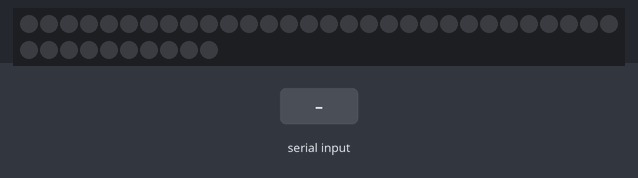
The sketch below on a simulated Arduino Uno, built with avr-gcc and run on an emulated ATmega328P. Shown: 40 RGB LEDs in strip order, left to right, continuing on the next row. The inputs (shaded band) are chosen by the test bench. Dim RGB values are drawn brighter than linear; what the sketch prints to the serial monitor is not drawn.

Above: at 4.2 s.
4.3 s: "D" received over Serial
At 4.47 s:
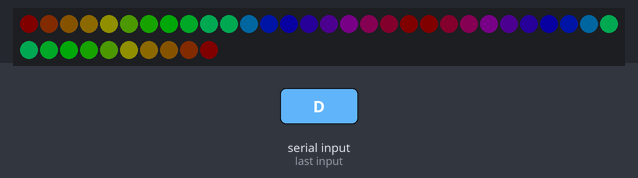
6.7 s: "C" received over Serial
At 7.86 s:
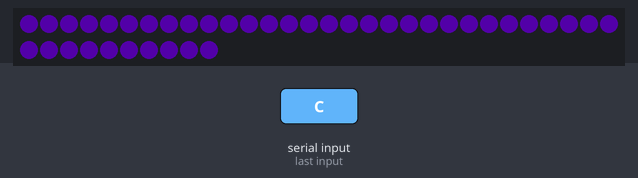
9.2 s: "E" received over Serial
At 9.36 s:
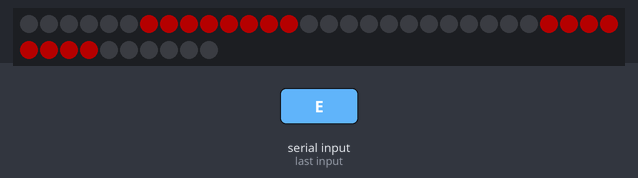
11.6 s: "G" received over Serial
At 11.79 s:
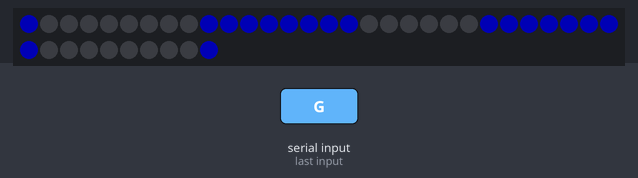
14.0 s: "I" received over Serial
At 14.43 s:
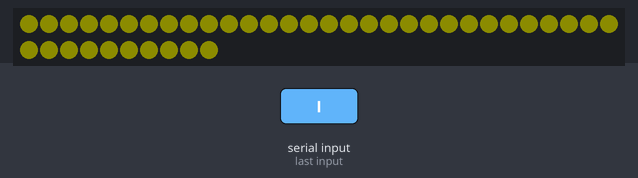
15.7 s: "J" received over Serial
At 17.63 s:
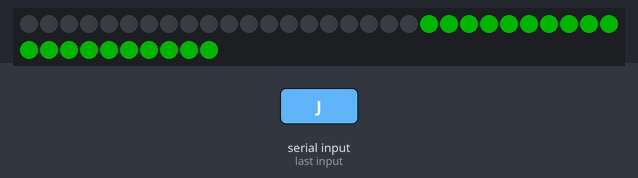

Measured:
- after the input at 4.3 s, the LEDs: change at once (image 1)
- after the input at 6.7 s, the LEDs: first differ from a run without the input after 0.27 s (image 2)
- after the input at 9.2 s, the LEDs: change at once (image 3)
- after the input at 11.6 s, the LEDs: change after 0.05 s (image 4)
- after the input at 14.0 s, the LEDs: first change after 0.08 s (image 5 shows a later state)
- after the input at 15.7 s, the LEDs: first differ from a run without the input after 0.87 s (image 6 shows a later state)

The sketch:

FRCLights.ino
```cpp
#include <FastLED.h>

#define LED_PIN     5
#define NUM_LEDS    40
#define BRIGHTNESS  64
#define LED_TYPE    WS2811
#define COLOR_ORDER GRB
CRGB leds[NUM_LEDS];

CHSV colorPatternLeft[20]; // LEDs 20 - 39
CHSV colorPatternRight[20]; // LEDs 0 - 19

int currentIndex;
int currentDirection;
int currentSpeed;

int temporaryStateTimer;

char currentPattern;
char previousPattern;

bool wrap;
bool useTimer;

#define CONVEYOR_SPEED  100

void setup()
{
    delay( 3000 ); // power-up safety delay
    FastLED.addLeds<LED_TYPE, LED_PIN, COLOR_ORDER>(leds, NUM_LEDS).setCorrection( TypicalLEDStrip );
    FastLED.setBrightness(  BRIGHTNESS );

    Serial.begin(9600);
    Serial.println("<Arduino is ready>");

    currentIndex = 0;
    currentDirection = 1;
    currentSpeed = 30;

    currentPattern = '-';
    setNoPattern();
}

void loop()
{
  RunPattern();

  if (Serial.available() > 0 && !useTimer) {
    char receivedChar = Serial.read();
    if (currentPattern != receivedChar) {
      previousPattern = currentPattern;
      currentPattern = receivedChar;
    }

    NewPattern();
  }

  temporaryStateTimer -= 1;
  if (temporaryStateTimer < 0 && useTimer) {
    currentPattern = previousPattern;
    NewPattern();
  }

  FillLEDs();

  FastLED.show();
  FastLED.delay(1000 / currentSpeed);

}

void FillLEDs()
{
  if (wrap) {
    for (int i = 0; i < 20; i++) {
      unsigned int index = (i + currentIndex);
      index = index % 20;
      leds[39 - i] = colorPatternLeft[index];
      leds[i] = colorPatternRight[index];
    }
  }
  else {
    for (int i = 0; i < 20; i++) {
      leds[39 - i] = CHSV(0, 0, 0);
      leds[i] = CHSV(0, 0, 0);
    }
    for (int i = 0; i < 20; i++) {
      if ((i + currentIndex) < 20 && (i + currentIndex) >= 0) {
        leds[39 - i] = colorPatternLeft[(i + currentIndex)];
        leds[i] = colorPatternRight[(i + currentIndex)];
      }
    }
  }
}

void RunPattern()
{
  switch(currentPattern) {
    case 'C':  // Requesting cube drop - Purple Blinking
      runBlinkPatternC();
      break;
    case 'D':  // Rave
      runBounce();
      break;
    case 'E':  // Red moving conveyor down
    case 'F':  // Red moving conveyor up
    case 'G':  // Blue moving conveyor down
    case 'H':  // Blue moving conveyor up
      runShift();
      break;
    case 'I':  // 30 seconds left - yellow pulsing
      runPulse();
      break;
    case 'J':
      runBlinkPatternJ();
      break;
    case 'K':
      runBlinkPatternK();
      break;
    default:  // null state
      break;
  }
}

void runShift()
{

  currentIndex += currentDirection;

}

void runBounce()
{

  currentIndex += currentDirection;

  if (currentIndex >= 9) {
    currentDirection = -1;
  }
  else if (currentIndex <= -9) {
    currentDirection = 1;
  }

}

void runBlinkPatternC()
{

  switch(temporaryStateTimer) {
    case 8:
    case 6:
    case 4:
    case 2:
    case 1:
    case 0:
      setPatternC();
      break;
    default:
      setNoPattern();
      break;
  }

}

void runBlinkPatternJ()
{

  switch(temporaryStateTimer) {
    case 8:
    case 6:
    case 4:
    case 2:
    case 1:
    case 0:
      setPatternJ();
      break;
    default:
      setNoPattern();
      break;
  }

}

void runBlinkPatternK()
{

  switch(temporaryStateTimer) {
    case 8:
    case 6:
    case 4:
    case 2:
    case 1:
    case 0:
      setPatternK();
      break;
    default:
      setNoPattern();
      break;
  }

}

void runPulse()
{

  int num = temporaryStateTimer % 100;
  if (num >= 50) {
    num = 100 - num;
  }

  int value = 105 + num * 1.5;

  for (int i = 0; i < 20; i++) {
    if (colorPatternLeft[i].value != 0) {
      colorPatternLeft[i].value = value;
    }
    if (colorPatternRight[i].value != 0) {
      colorPatternRight[i].value = value;
    }
  }

}

void NewPattern()
{

  currentIndex = 0;
  currentDirection = 0;
  currentSpeed = 1000;
  wrap = false;
  useTimer = false;

  setNoPattern();

  switch(currentPattern) {
    case 'A':  // Red alliance normal state - solid red
      setPatternA();
      break;
    case 'B':  // Blue alliance normal state - solid blue
      setPatternB();
      break;
    case 'C':  // Requesting cube drop - purple blinking
      temporaryStateTimer = 9;
      useTimer = true;
      currentSpeed = 8;
      break;
    case 'D':  // Rave - rainbow bouncing
      setPatternD();
      temporaryStateTimer = 200;
      useTimer = true;
      currentSpeed = 100;
      currentDirection = 1;
      break;
    case 'E':  // Red conveyor moving down - red shifting down
      setPatternE();
      wrap = true;
      currentSpeed = CONVEYOR_SPEED;
      currentDirection = -1;
      break;
    case 'F':  // Red conveyor moving up - red shifting up
      setPatternE();
      wrap = true;
      currentSpeed = CONVEYOR_SPEED;
      currentDirection = 1;
      break;
    case 'G':  // Blue conveyor moving down - red shifting down
      setPatternG();
      wrap = true;
      currentSpeed = CONVEYOR_SPEED;
      currentDirection = -1;
      break;
    case 'H':  // Blue conveyor moving up - red shifting up
      setPatternG();
      wrap = true;
      currentSpeed = CONVEYOR_SPEED;
      currentDirection = 1;
      break;
    case 'I':  // 30 seconds left - yellow pulsing
      setPatternI();
      temporaryStateTimer = 200;
      useTimer = true;
      currentSpeed = 100;
      break;
    case 'J':  // Auto switch on left - left side blink green
      temporaryStateTimer = 9;
      useTimer = true;
      currentSpeed = 8;
      break;
    case 'K':  // Auto switch on right - right side blink green
      temporaryStateTimer = 9;
      useTimer = true;
      currentSpeed = 8;
      break;
    default:  // null state
      setNoPattern();
      break;
  }
}

void setNoPattern()
{
  for (int i = 0; i < 20; i++) {
    colorPatternLeft[i] = CHSV(0, 0, 0);
    colorPatternRight[i] = CHSV(0, 0, 0);
  }
}

void setPatternA()
{
  for (int i = 0; i < 20; i++) {
    colorPatternLeft[i] = CHSV(0, 255, 255);
    colorPatternRight[i] = CHSV(0, 255, 255);
  }
}

void setPatternB()
{
  for (int i = 0; i < 20; i++) {
    colorPatternLeft[i] = CHSV(160, 255, 255);
    colorPatternRight[i] = CHSV(160, 255, 255);
  }
}

void setPatternC()
{
  for (int i = 0; i < 20; i++) {
    colorPatternLeft[i] = CHSV(192, 255, 255);
    colorPatternRight[i] = CHSV(192, 255, 255);
  }
}

void setPatternD()
{
  for (int i = 0; i < 10; i++) {
    colorPatternLeft[9-i] = CHSV(128 - 13*i, 255, 255 - 20*i);
    colorPatternRight[9-i] = CHSV(128 - 13*i, 255, 255 - 20*i);
  }
  for (int i = 0; i < 10; i++) {
    colorPatternLeft[i+10] = CHSV(128 + 13*i, 255, 255 - 20*i);
    colorPatternRight[i+10] = CHSV(128 + 13*i, 255, 255 - 20*i);
  }
}

void setPatternE()
{
  for (int i = 0; i < 8; i++) {
    colorPatternLeft[i+6] = CHSV(0, 255, 255);
    colorPatternRight[i+6] = CHSV(0, 255, 255);
  }
}

void setPatternG()
{
  for (int i = 0; i < 8; i++) {
    colorPatternLeft[i+6] = CHSV(160, 255, 255);
    colorPatternRight[i+6] = CHSV(160, 255, 255);
  }
}

void setPatternI()
{
  for (int i = 0; i < 20; i++) {
    colorPatternLeft[i] = CHSV(64, 255, 255);
    colorPatternRight[i] = CHSV(64, 255, 255);
  }
}

void setPatternJ()
{
  for (int i = 0; i < 20; i++) {
    colorPatternLeft[i] = CHSV(96, 255, 255);
  }
}

void setPatternK()
{
  for (int i = 0; i < 20; i++) {
    colorPatternRight[i] = CHSV(96, 255, 255);
  }
}
```
